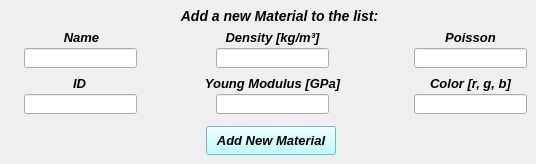
     <widget class="QWidget" name="tab_2">
      <attribute name="title">
       <string>Add</string>
      </attribute>
      <widget class="QLineEdit" name="lineEdit_color">
       <property name="geometry">
        <rect>
         <x>414</x>
         <y>94</y>
         <width>113</width>
         <height>20</height>
        </rect>
       </property>
       <property name="font">
        <font>
         <family>Arial</family>
         <pointsize>10</pointsize>
         <weight>75</weight>
         <italic>true</italic>
         <bold>true</bold>
        </font>
       </property>
       <property name="alignment">
        <set>Qt::AlignCenter</set>
       </property>
      </widget>
      <widget class="QLineEdit" name="lineEdit_id">
       <property name="geometry">
        <rect>
         <x>24</x>
         <y>94</y>
         <width>113</width>
         <height>20</height>
        </rect>
       </property>
       <property name="font">
        <font>
         <family>Arial</family>
         <pointsize>10</pointsize>
         <weight>75</weight>
         <italic>true</italic>
         <bold>true</bold>
        </font>
       </property>
       <property name="alignment">
        <set>Qt::AlignCenter</set>
       </property>
      </widget>
      <widget class="QLabel" name="YoungMod_label">
       <property name="geometry">
        <rect>
         <x>198</x>
         <y>76</y>
         <width>149</width>
         <height>16</height>
        </rect>
       </property>
       <property name="text">
        <string>&lt;html&gt;&lt;head/&gt;&lt;body&gt;&lt;p align=&quot;center&quot;&gt;&lt;span style=&quot; font-size:10pt; font-weight:600; font-style:italic;&quot;&gt;Young Modulus [GPa]&lt;/span&gt;&lt;/p&gt;&lt;/body&gt;&lt;/html&gt;</string>
       </property>
      </widget>
      <widget class="QLineEdit" name="lineEdit_poisson">
       <property name="geometry">
        <rect>
         <x>414</x>
         <y>48</y>
         <width>113</width>
         <height>20</height>
        </rect>
       </property>
       <property name="font">
        <font>
         <family>Arial</family>
         <pointsize>10</pointsize>
         <weight>75</weight>
         <italic>true</italic>
         <bold>true</bold>
        </font>
       </property>
       <property name="alignment">
        <set>Qt::AlignCenter</set>
       </property>
      </widget>
      <widget class="QLabel" name="Name_label">
       <property name="geometry">
        <rect>
         <x>58</x>
         <y>30</y>
         <width>47</width>
         <height>15</height>
        </rect>
       </property>
       <property name="text">
        <string>&lt;html&gt;&lt;head/&gt;&lt;body&gt;&lt;p align=&quot;center&quot;&gt;&lt;span style=&quot; font-size:10pt; font-weight:600; font-style:italic;&quot;&gt;Name&lt;/span&gt;&lt;/p&gt;&lt;/body&gt;&lt;/html&gt;</string>
       </property>
      </widget>
      <widget class="QLineEdit" name="lineEdit_density">
       <property name="geometry">
        <rect>
         <x>216</x>
         <y>48</y>
         <width>113</width>
         <height>20</height>
        </rect>
       </property>
       <property name="font">
        <font>
         <family>Arial</family>
         <pointsize>10</pointsize>
         <weight>75</weight>
         <italic>true</italic>
         <bold>true</bold>
        </font>
       </property>
       <property name="alignment">
        <set>Qt::AlignCenter</set>
       </property>
      </widget>
      <widget class="QLineEdit" name="lineEdit_name">
       <property name="geometry">
        <rect>
         <x>24</x>
         <y>48</y>
         <width>113</width>
         <height>20</height>
        </rect>
       </property>
       <property name="font">
        <font>
         <family>Arial</family>
         <pointsize>10</pointsize>
         <weight>75</weight>
         <italic>true</italic>
         <bold>true</bold>
        </font>
       </property>
       <property name="alignment">
        <set>Qt::AlignCenter</set>
       </property>
      </widget>
      <widget class="QLabel" name="ID_label">
       <property name="geometry">
        <rect>
         <x>56</x>
         <y>76</y>
         <width>47</width>
         <height>15</height>
        </rect>
       </property>
       <property name="text">
        <string>&lt;html&gt;&lt;head/&gt;&lt;body&gt;&lt;p align=&quot;center&quot;&gt;&lt;span style=&quot; font-size:10pt; font-weight:600; font-style:italic;&quot;&gt;ID&lt;/span&gt;&lt;/p&gt;&lt;/body&gt;&lt;/html&gt;</string>
       </property>
      </widget>
      <widget class="QLabel" name="poisson_label">
       <property name="geometry">
        <rect>
         <x>436</x>
         <y>30</y>
         <width>69</width>
         <height>16</height>
        </rect>
       </property>
       <property name="text">
        <string>&lt;html&gt;&lt;head/&gt;&lt;body&gt;&lt;p align=&quot;center&quot;&gt;&lt;span style=&quot; font-size:10pt; font-weight:600; font-style:italic;&quot;&gt;Poisson&lt;/span&gt;&lt;/p&gt;&lt;/body&gt;&lt;/html&gt;</string>
       </property>
      </widget>
      <widget class="QLineEdit" name="lineEdit_youngModulus">
       <property name="geometry">
        <rect>
         <x>216</x>
         <y>94</y>
         <width>113</width>
         <height>20</height>
        </rect>
       </property>
       <property name="font">
        <font>
         <family>Arial</family>
         <pointsize>10</pointsize>
         <weight>75</weight>
         <italic>true</italic>
         <bold>true</bold>
        </font>
       </property>
       <property name="alignment">
        <set>Qt::AlignCenter</set>
       </property>
      </widget>
      <widget class="QLabel" name="density_label">
       <property name="geometry">
        <rect>
         <x>198</x>
         <y>30</y>
         <width>149</width>
         <height>16</height>
        </rect>
       </property>
       <property name="text">
        <string>&lt;html&gt;&lt;head/&gt;&lt;body&gt;&lt;p align=&quot;center&quot;&gt;&lt;span style=&quot; font-size:10pt; font-weight:600; font-style:italic;&quot;&gt;Density [kg/m³]&lt;/span&gt;&lt;/p&gt;&lt;/body&gt;&lt;/html&gt;</string>
       </property>
      </widget>
      <widget class="QLabel" name="color_label">
       <property name="geometry">
        <rect>
         <x>414</x>
         <y>76</y>
         <width>113</width>
         <height>16</height>
        </rect>
       </property>
       <property name="text">
        <string>&lt;html&gt;&lt;head/&gt;&lt;body&gt;&lt;p align=&quot;center&quot;&gt;&lt;span style=&quot; font-size:10pt; font-weight:600; font-style:italic;&quot;&gt;Color [r, g, b]&lt;/span&gt;&lt;/p&gt;&lt;/body&gt;&lt;/html&gt;</string>
       </property>
      </widget>
      <widget class="QPushButton" name="pushButton_confirm_add_material">
       <property name="enabled">
        <bool>true</bool>
       </property>
       <property name="geometry">
        <rect>
         <x>206</x>
         <y>126</y>
         <width>130</width>
         <height>29</height>
        </rect>
       </property>
       <property name="minimumSize">
        <size>
         <width>130</width>
         <height>0</height>
        </size>
       </property>
       <property name="maximumSize">
        <size>
         <width>130</width>
         <height>16777215</height>
        </size>
       </property>
       <property name="font">
        <font>
         <family>Arial</family>
         <pointsize>10</pointsize>
         <weight>75</weight>
         <italic>true</italic>
         <bold>true</bold>
         <stylestrategy>PreferDefault</stylestrategy>
        </font>
       </property>
       <property name="cursor">
        <cursorShape>ArrowCursor</cursorShape>
       </property>
       <property name="layoutDirection">
        <enum>Qt::LeftToRight</enum>
       </property>
       <property name="autoFillBackground">
        <bool>false</bool>
       </property>
       <property name="styleSheet">
        <string notr="true">background-color: rgb(170, 255, 255);</string>
       </property>
       <property name="text">
        <string>Add New Material</string>
       </property>
       <property name="shortcut">
        <string>Shift+A</string>
       </property>
       <property name="checkable">
        <bool>false</bool>
       </property>
       <property name="autoDefault">
        <bool>true</bool>
       </property>
       <property name="default">
        <bool>false</bool>
       </property>
       <property name="flat">
        <bool>false</bool>
       </property>
      </widget>
      <widget class="QLabel" name="Add_new_mat_label">
       <property name="geometry">
        <rect>
         <x>144</x>
         <y>8</y>
         <width>271</width>
         <height>16</height>
        </rect>
       </property>
       <property name="font">
        <font>
         <pointsize>11</pointsize>
        </font>
       </property>
       <property name="text">
        <string>&lt;html&gt;&lt;head/&gt;&lt;body&gt;&lt;p align=&quot;center&quot;&gt;&lt;span style=&quot; font-size:10.5pt; font-weight:600; font-style:italic;&quot;&gt;Add a new Material to the list:&lt;/span&gt;&lt;/p&gt;&lt;/body&gt;&lt;/html&gt;</string>
       </property>
       <property name="textFormat">
        <enum>Qt::AutoText</enum>
       </property>
       <property name="alignment">
        <set>Qt::AlignCenter</set>
       </property>
      </widget>
     </widget>
